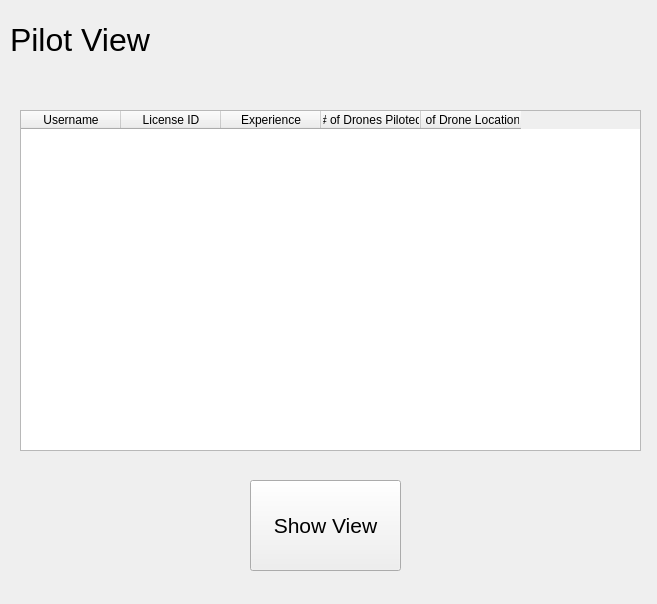
<?xml version="1.0" encoding="UTF-8"?>
<ui version="4.0">
 <class>Form</class>
 <widget class="QWidget" name="Form">
  <property name="geometry">
   <rect>
    <x>0</x>
    <y>0</y>
    <width>657</width>
    <height>604</height>
   </rect>
  </property>
  <property name="windowTitle">
   <string>Form</string>
  </property>
  <widget class="QLabel" name="label">
   <property name="geometry">
    <rect>
     <x>10</x>
     <y>10</y>
     <width>291</width>
     <height>61</height>
    </rect>
   </property>
   <property name="text">
    <string>&lt;html&gt;&lt;head/&gt;&lt;body&gt;&lt;p&gt;&lt;span style=&quot; font-size:24pt;&quot;&gt;Pilot View&lt;/span&gt;&lt;/p&gt;&lt;/body&gt;&lt;/html&gt;</string>
   </property>
   <property name="margin">
    <number>3</number>
   </property>
  </widget>
  <widget class="QTableWidget" name="tableWidget">
   <property name="geometry">
    <rect>
     <x>20</x>
     <y>110</y>
     <width>621</width>
     <height>341</height>
    </rect>
   </property>
   <property name="alternatingRowColors">
    <bool>false</bool>
   </property>
   <property name="columnCount">
    <number>5</number>
   </property>
   <column>
    <property name="text">
     <string>Username</string>
    </property>
   </column>
   <column>
    <property name="text">
     <string>License ID</string>
    </property>
   </column>
   <column>
    <property name="text">
     <string>Experience</string>
    </property>
   </column>
   <column>
    <property name="text">
     <string># of Drones Piloted</string>
    </property>
   </column>
   <column>
    <property name="text">
     <string># of Drone Locations</string>
    </property>
   </column>
  </widget>
  <widget class="QPushButton" name="tableButton">
   <property name="geometry">
    <rect>
     <x>250</x>
     <y>480</y>
     <width>151</width>
     <height>91</height>
    </rect>
   </property>
   <property name="font">
    <font>
     <pointsize>16</pointsize>
    </font>
   </property>
   <property name="text">
    <string>Show View</string>
   </property>
  </widget>
 </widget>
 <resources/>
 <connections/>
</ui>
